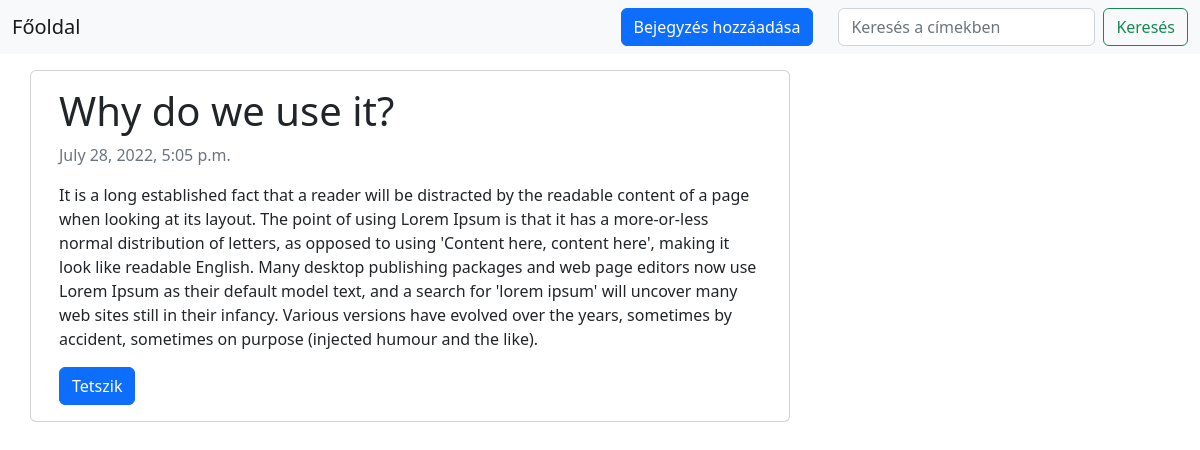
The page /why-do-we-use-it/ on the database as committed earlier.
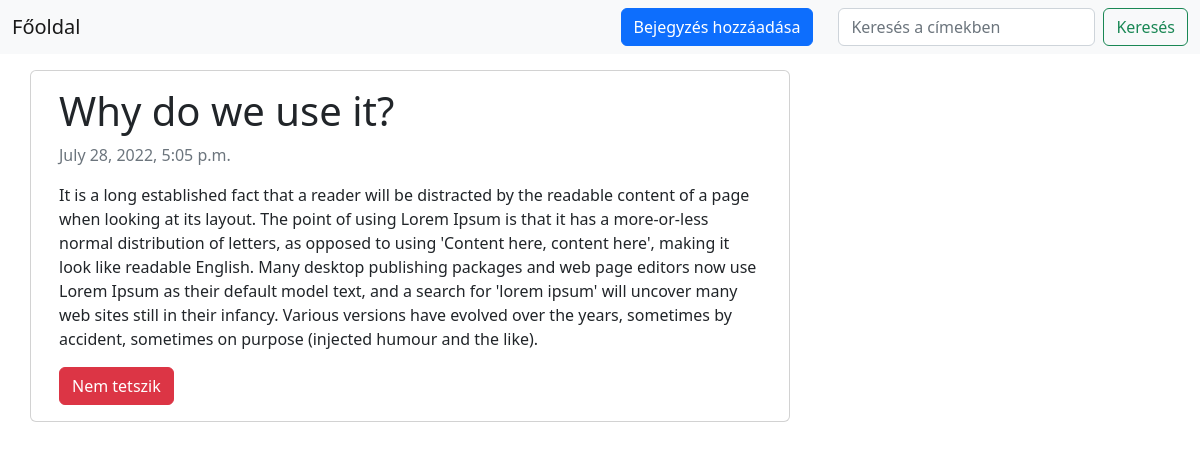
The same page on the database as committed later.
### blog/models.py (models this page shows, shortened)
class Post(models.Model):
    title = models.CharField(max_length=255, unique=True)
    slug = models.SlugField(max_length=255, unique=True)
    content = models.TextField()
    created_on = models.DateTimeField(auto_now_add=True)
    is_liked = models.BooleanField(default=False)

### blog/views.py (the view)
# urls.py: path('<slug:slug>/', views.PostDetail.as_view(), name='post_detail'),
class PostDetail(generic.DetailView):
    model = Post
    template_name = 'post_detail.html'

### templates/post_detail.html (shortened to what this page needs)
{% extends 'minimal.html' %} {% block content %}
<div class="container">
  <div class="row">
    <div class="col-md-8 card mb-4  mt-3 left  top">
      <div class="card-body">
        <h1>{% block title %} {{ object.title }} {% endblock title %}</h1>
        <p class=" text-muted">{{ post.created_on }}</p>
        <p class="card-text ">{{ object.content | safe }}</p>
            {% include 'like_button.html' %}
      </div>
    </div>
  </div>
</div>
{% endblock content %}

### templates/minimal.html (shortened to what this page needs)
<!DOCTYPE html>
<html lang="en">
<head>
    <link href="https://cdn.jsdelivr.net/npm/bootstrap@5.2.0/dist/css/bootstrap.min.css" rel="stylesheet">
</head>
<body>
    <nav class="navbar navbar-expand-lg navbar-light bg-light">
  <div class="container-fluid">
    <div class="collapse navbar-collapse" id="navbarSupportedContent">
      <ul class="navbar-nav me-auto mb-2 mb-lg-0">
        <li class="nav-item">
          <a class="navbar-brand" aria-current="page" href="/">Főoldal</a>
        </li>
      </ul>
        <button type="button" class="btn btn-primary" data-bs-toggle="modal" data-bs-target="#exampleModal" data-bs-whatever="@getbootstrap" style="margin-right: 25px">Bejegyzés hozzáadása</button>
      <form class="d-flex">
        <input name ="search" class="form-control me-2" type="search" placeholder="Keresés a címekben" aria-label="Search" method="GET">
        <button class="btn btn-outline-success" type="submit">Keresés</button>
      </form>
    </div>
  </div>
</nav>
{% block content %}
{% endblock content %}
</body>
</html>

### templates/like_button.html (shortened to what this page needs)
   <form action="{% url 'like_post' %}" method="post">
            {% if object.is_liked %}
            <button type="submit" id="like" name="post_id" value="{{ object.id }}" class="btn btn-danger">Nem tetszik</button>
            {% else %}
            <button type="submit" id="like" name="post_id" value="{{ object.id }}" class="btn btn-primary">Tetszik</button>
            {% endif %}
         </form>

Rows that differ between the two databases and show on the page:
changed Post "Why do we use it?": is_liked False → True (drawn)
Other text that changed with them:
text no longer shown: "Tetszik"
text now shown: "Nem tetszik"
